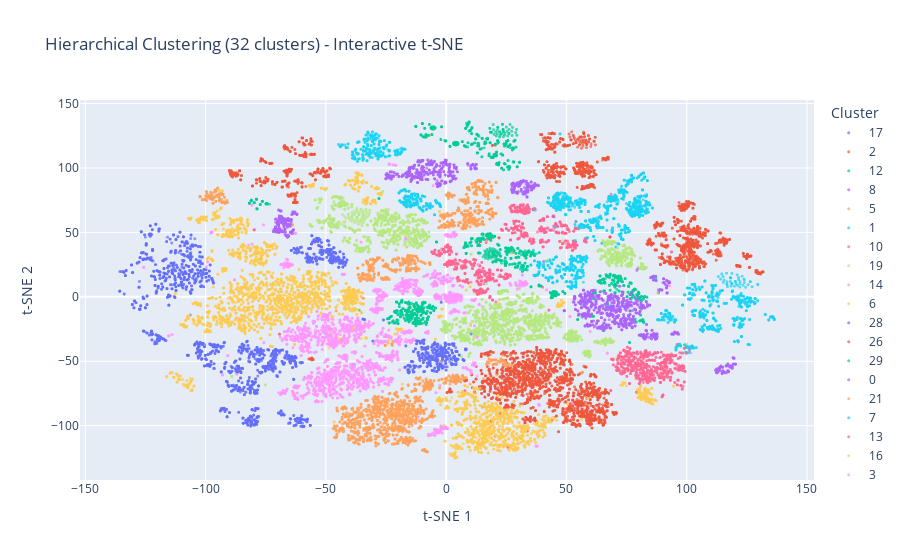

This figure's notebook cell:
### Code cell
# Visualise hierarchical clustering results
plt.figure(figsize=(12, 10))
scatter = plt.scatter(embeddings_tsne[:, 0], embeddings_tsne[:, 1], 
                     c=hierarchical_labels, cmap='tab10', alpha=0.7, s=2)
plt.xlabel('t-SNE 1')
plt.ylabel('t-SNE 2')
plt.title(f'Hierarchical Clustering ({optimal_k} clusters) - t-SNE Visualisation')
plt.colorbar(scatter, label='Cluster')
plt.show()

# Interactive plot
fig = px.scatter(x=embeddings_tsne[:, 0], y=embeddings_tsne[:, 1], 
                color=hierarchical_labels.astype(str),
                hover_data={'article_id': article_ids},
                title=f'Hierarchical Clustering ({optimal_k} clusters) - Interactive t-SNE',
                labels={'x': 't-SNE 1', 'y': 't-SNE 2', 'color': 'Cluster'})
fig.update_traces(marker=dict(size=3, opacity=0.7))
fig.show()

fig.write_html('../../results/clustering/bert_hierarchical_tsne_interactive.html')
print("Hierarchical clustering interactive plot saved")

### Figure 1 — Plotly figure (JSON) as saved in the notebook; plotly's stock layout.template omitted (floating-point values rounded to 4 significant figures; data arrays with more than 128 entries replaced by an {"elided": "..."} marker saying what was removed)
{"data": [{"customdata": {"elided": "1422x1 int values"}, "hovertemplate": "Cluster=17<br>t-SNE 1=%{x}<br>t-SNE 2=%{y}<br>article_id=%{customdata[0]}<extra></extra>", "legendgroup": "17", "marker": {"color": "#636efa", "opacity": 0.7, "size": 3, "symbol": "circle"}, "mode": "markers", "name": "17", "showlegend": true, "type": "scattergl", "x": {"elided": "1422 float values"}, "xaxis": "x", "y": {"elided": "1422 float values"}, "yaxis": "y"}, {"customdata": {"elided": "1948x1 int values"}, "hovertemplate": "Cluster=2<br>t-SNE 1=%{x}<br>t-SNE 2=%{y}<br>article_id=%{customdata[0]}<extra></extra>", "legendgroup": "2", "marker": {"color": "#EF553B", "opacity": 0.7, "size": 3, "symbol": "circle"}, "mode": "markers", "name": "2", "showlegend": true, "type": "scattergl", "x": {"elided": "1948 float values"}, "xaxis": "x", "y": {"elided": "1948 float values"}, "yaxis": "y"}, {"customdata": {"elided": "1264x1 int values"}, "hovertemplate": "Cluster=12<br>t-SNE 1=%{x}<br>t-SNE 2=%{y}<br>article_id=%{customdata[0]}<extra></extra>", "legendgroup": "12", "marker": {"color": "#00cc96", "opacity": 0.7, "size": 3, "symbol": "circle"}, "mode": "markers", "name": "12", "showlegend": true, "type": "scattergl", "x": {"elided": "1264 float values"}, "xaxis": "x", "y": {"elided": "1264 float values"}, "yaxis": "y"}, {"customdata": {"elided": "1399x1 int values"}, "hovertemplate": "Cluster=8<br>t-SNE 1=%{x}<br>t-SNE 2=%{y}<br>article_id=%{customdata[0]}<extra></extra>", "legendgroup": "8", "marker": {"color": "#ab63fa", "opacity": 0.7, "size": 3, "symbol": "circle"}, "mode": "markers", "name": "8", "showlegend": true, "type": "scattergl", "x": {"elided": "1399 float values"}, "xaxis": "x", "y": {"elided": "1399 float values"}, "yaxis": "y"}, {"customdata": {"elided": "1141x1 int values"}, "hovertemplate": "Cluster=5<br>t-SNE 1=%{x}<br>t-SNE 2=%{y}<br>article_id=%{customdata[0]}<extra></extra>", "legendgroup": "5", "marker": {"color": "#FFA15A", "opacity": 0.7, "size": 3, "symbol": "circle"}, "mode": "markers", "name": "5", "showlegend": true, "type": "scattergl", "x": {"elided": "1141 float values"}, "xaxis": "x", "y": {"elided": "1141 float values"}, "yaxis": "y"}, {"customdata": {"elided": "2302x1 int values"}, "hovertemplate": "Cluster=1<br>t-SNE 1=%{x}<br>t-SNE 2=%{y}<br>article_id=%{customdata[0]}<extra></extra>", "legendgroup": "1", "marker": {"color": "#19d3f3", "opacity": 0.7, "size": 3, "symbol": "circle"}, "mode": "markers", "name": "1", "showlegend": true, "type": "scattergl", "x": {"elided": "2302 float values"}, "xaxis": "x", "y": {"elided": "2302 float values"}, "yaxis": "y"}, {"customdata": {"elided": "859x1 int values"}, "hovertemplate": "Cluster=10<br>t-SNE 1=%{x}<br>t-SNE 2=%{y}<br>article_id=%{customdata[0]}<extra></extra>", "legendgroup": "10", "marker": {"color": "#FF6692", "opacity": 0.7, "size": 3, "symbol": "circle"}, "mode": "markers", "name": "10", "showlegend": true, "type": "scattergl", "x": {"elided": "859 float values"}, "xaxis": "x", "y": {"elided": "859 float values"}, "yaxis": "y"}, {"customdata": {"elided": "2357x1 int values"}, "hovertemplate": "Cluster=19<br>t-SNE 1=%{x}<br>t-SNE 2=%{y}<br>article_id=%{customdata[0]}<extra></extra>", "legendgroup": "19", "marker": {"color": "#B6E880", "opacity": 0.7, "size": 3, "symbol": "circle"}, "mode": "markers", "name": "19", "showlegend": true, "type": "scattergl", "x": {"elided": "2357 float values"}, "xaxis": "x", "y": {"elided": "2357 float values"}, "yaxis": "y"}, {"customdata": {"elided": "1066x1 int values"}, "hovertemplate": "Cluster=14<br>t-SNE 1=%{x}<br>t-SNE 2=%{y}<br>article_id=%{customdata[0]}<extra></extra>", "legendgroup": "14", "marker": {"color": "#FF97FF", "opacity": 0.7, "size": 3, "symbol": "circle"}, "mode": "markers", "name": "14", "showlegend": true, "type": "scattergl", "x": {"elided": "1066 float values"}, "xaxis": "x", "y": {"elided": "1066 float values"}, "yaxis": "y"}, {"customdata": {"elided": "3600x1 int values"}, "hovertemplate": "Cluster=6<br>t-SNE 1=%{x}<br>t-SNE 2=%{y}<br>article_id=%{customdata[0]}<extra></extra>", "legendgroup": "6", "marker": {"color": "#FECB52", "opacity": 0.7, "size": 3, "symbol": "circle"}, "mode": "markers", "name": "6", "showlegend": true, "type": "scattergl", "x": {"elided": "3600 float values"}, "xaxis": "x", "y": {"elided": "3600 float values"}, "yaxis": "y"}, {"customdata": {"elided": "1290x1 int values"}, "hovertemplate": "Cluster=28<br>t-SNE 1=%{x}<br>t-SNE 2=%{y}<br>article_id=%{customdata[0]}<extra></extra>", "legendgroup": "28", "marker": {"color": "#636efa", "opacity": 0.7, "size": 3, "symbol": "circle"}, "mode": "markers", "name": "28", "showlegend": true, "type": "scattergl", "x": {"elided": "1290 float values"}, "xaxis": "x", "y": {"elided": "1290 float values"}, "yaxis": "y"}, {"customdata": {"elided": "2878x1 int values"}, "hovertemplate": "Cluster=26<br>t-SNE 1=%{x}<br>t-SNE 2=%{y}<br>article_id=%{customdata[0]}<extra></extra>", "legendgroup": "26", "marker": {"color": "#EF553B", "opacity": 0.7, "size": 3, "symbol": "circle"}, "mode": "markers", "name": "26", "showlegend": true, "type": "scattergl", "x": {"elided": "2878 float values"}, "xaxis": "x", "y": {"elided": "2878 float values"}, "yaxis": "y"}, {"customdata": {"elided": "791x1 int values"}, "hovertemplate": "Cluster=29<br>t-SNE 1=%{x}<br>t-SNE 2=%{y}<br>article_id=%{customdata[0]}<extra></extra>", "legendgroup": "29", "marker": {"color": "#00cc96", "opacity": 0.7, "size": 3, "symbol": "circle"}, "mode": "markers", "name": "29", "showlegend": true, "type": "scattergl", "x": {"elided": "791 float values"}, "xaxis": "x", "y": {"elided": "791 float values"}, "yaxis": "y"}, {"customdata": {"elided": "1193x1 int values"}, "hovertemplate": "Cluster=0<br>t-SNE 1=%{x}<br>t-SNE 2=%{y}<br>article_id=%{customdata[0]}<extra></extra>", "legendgroup": "0", "marker": {"color": "#ab63fa", "opacity": 0.7, "size": 3, "symbol": "circle"}, "mode": "markers", "name": "0", "showlegend": true, "type": "scattergl", "x": {"elided": "1193 float values"}, "xaxis": "x", "y": {"elided": "1193 float values"}, "yaxis": "y"}, {"customdata": {"elided": "662x1 int values"}, "hovertemplate": "Cluster=21<br>t-SNE 1=%{x}<br>t-SNE 2=%{y}<br>article_id=%{customdata[0]}<extra></extra>", "legendgroup": "21", "marker": {"color": "#FFA15A", "opacity": 0.7, "size": 3, "symbol": "circle"}, "mode": "markers", "name": "21", "showlegend": true, "type": "scattergl", "x": {"elided": "662 float values"}, "xaxis": "x", "y": {"elided": "662 float values"}, "yaxis": "y"}, {"customdata": {"elided": "1377x1 int values"}, "hovertemplate": "Cluster=7<br>t-SNE 1=%{x}<br>t-SNE 2=%{y}<br>article_id=%{customdata[0]}<extra></extra>", "legendgroup": "7", "marker": {"color": "#19d3f3", "opacity": 0.7, "size": 3, "symbol": "circle"}, "mode": "markers", "name": "7", "showlegend": true, "type": "scattergl", "x": {"elided": "1377 float values"}, "xaxis": "x", "y": {"elided": "1377 float values"}, "yaxis": "y"}, {"customdata": {"elided": "899x1 int values"}, "hovertemplate": "Cluster=13<br>t-SNE 1=%{x}<br>t-SNE 2=%{y}<br>article_id=%{customdata[0]}<extra></extra>", "legendgroup": "13", "marker": {"color": "#FF6692", "opacity": 0.7, "size": 3, "symbol": "circle"}, "mode": "markers", "name": "13", "showlegend": true, "type": "scattergl", "x": {"elided": "899 float values"}, "xaxis": "x", "y": {"elided": "899 float values"}, "yaxis": "y"}, {"customdata": {"elided": "1661x1 int values"}, "hovertemplate": "Cluster=16<br>t-SNE 1=%{x}<br>t-SNE 2=%{y}<br>article_id=%{customdata[0]}<extra></extra>", "legendgroup": "16", "marker": {"color": "#B6E880", "opacity": 0.7, "size": 3, "symbol": "circle"}, "mode": "markers", "name": "16", "showlegend": true, "type": "scattergl", "x": {"elided": "1661 float values"}, "xaxis": "x", "y": {"elided": "1661 float values"}, "yaxis": "y"}, {"customdata": {"elided": "1869x1 int values"}, "hovertemplate": "Cluster=3<br>t-SNE 1=%{x}<br>t-SNE 2=%{y}<br>article_id=%{customdata[0]}<extra></extra>", "legendgroup": "3", "marker": {"color": "#FF97FF", "opacity": 0.7, "size": 3, "symbol": "circle"}, "mode": "markers", "name": "3", "showlegend": true, "type": "scattergl", "x": {"elided": "1869 float values"}, "xaxis": "x", "y": {"elided": "1869 float values"}, "yaxis": "y"}, {"customdata": {"elided": "1884x1 int values"}, "hovertemplate": "Cluster=25<br>t-SNE 1=%{x}<br>t-SNE 2=%{y}<br>article_id=%{customdata[0]}<extra></extra>", "legendgroup": "25", "marker": {"color": "#FECB52", "opacity": 0.7, "size": 3, "symbol": "circle"}, "mode": "markers", "name": "25", "showlegend": true, "type": "scattergl", "x": {"elided": "1884 float values"}, "xaxis": "x", "y": {"elided": "1884 float values"}, "yaxis": "y"}, {"customdata": {"elided": "1302x1 int values"}, "hovertemplate": "Cluster=9<br>t-SNE 1=%{x}<br>t-SNE 2=%{y}<br>article_id=%{customdata[0]}<extra></extra>", "legendgroup": "9", "marker": {"color": "#636efa", "opacity": 0.7, "size": 3, "symbol": "circle"}, "mode": "markers", "name": "9", "showlegend": true, "type": "scattergl", "x": {"elided": "1302 float values"}, "xaxis": "x", "y": {"elided": "1302 float values"}, "yaxis": "y"}, {"customdata": {"elided": "880x1 int values"}, "hovertemplate": "Cluster=11<br>t-SNE 1=%{x}<br>t-SNE 2=%{y}<br>article_id=%{customdata[0]}<extra></extra>", "legendgroup": "11", "marker": {"color": "#EF553B", "opacity": 0.7, "size": 3, "symbol": "circle"}, "mode": "markers", "name": "11", "showlegend": true, "type": "scattergl", "x": {"elided": "880 float values"}, "xaxis": "x", "y": {"elided": "880 float values"}, "yaxis": "y"}, {"customdata": {"elided": "524x1 int values"}, "hovertemplate": "Cluster=24<br>t-SNE 1=%{x}<br>t-SNE 2=%{y}<br>article_id=%{customdata[0]}<extra></extra>", "legendgroup": "24", "marker": {"color": "#00cc96", "opacity": 0.7, "size": 3, "symbol": "circle"}, "mode": "markers", "name": "24", "showlegend": true, "type": "scattergl", "x": {"elided": "524 float values"}, "xaxis": "x", "y": {"elided": "524 float values"}, "yaxis": "y"}, {"customdata": {"elided": "238x1 int values"}, "hovertemplate": "Cluster=27<br>t-SNE 1=%{x}<br>t-SNE 2=%{y}<br>article_id=%{customdata[0]}<extra></extra>", "legendgroup": "27", "marker": {"color": "#ab63fa", "opacity": 0.7, "size": 3, "symbol": "circle"}, "mode": "markers", "name": "27", "showlegend": true, "type": "scattergl", "x": {"elided": "238 float values"}, "xaxis": "x", "y": {"elided": "238 float values"}, "yaxis": "y"}, {"customdata": {"elided": "2093x1 int values"}, "hovertemplate": "Cluster=15<br>t-SNE 1=%{x}<br>t-SNE 2=%{y}<br>article_id=%{customdata[0]}<extra></extra>", "legendgroup": "15", "marker": {"color": "#FFA15A", "opacity": 0.7, "size": 3, "symbol": "circle"}, "mode": "markers", "name": "15", "showlegend": true, "type": "scattergl", "x": {"elided": "2093 float values"}, "xaxis": "x", "y": {"elided": "2093 float values"}, "yaxis": "y"}, {"customdata": {"elided": "547x1 int values"}, "hovertemplate": "Cluster=31<br>t-SNE 1=%{x}<br>t-SNE 2=%{y}<br>article_id=%{customdata[0]}<extra></extra>", "legendgroup": "31", "marker": {"color": "#19d3f3", "opacity": 0.7, "size": 3, "symbol": "circle"}, "mode": "markers", "name": "31", "showlegend": true, "type": "scattergl", "x": {"elided": "547 float values"}, "xaxis": "x", "y": {"elided": "547 float values"}, "yaxis": "y"}, {"customdata": {"elided": "979x1 int values"}, "hovertemplate": "Cluster=23<br>t-SNE 1=%{x}<br>t-SNE 2=%{y}<br>article_id=%{customdata[0]}<extra></extra>", "legendgroup": "23", "marker": {"color": "#FF6692", "opacity": 0.7, "size": 3, "symbol": "circle"}, "mode": "markers", "name": "23", "showlegend": true, "type": "scattergl", "x": {"elided": "979 float values"}, "xaxis": "x", "y": {"elided": "979 float values"}, "yaxis": "y"}, {"customdata": {"elided": "530x1 int values"}, "hovertemplate": "Cluster=22<br>t-SNE 1=%{x}<br>t-SNE 2=%{y}<br>article_id=%{customdata[0]}<extra></extra>", "legendgroup": "22", "marker": {"color": "#B6E880", "opacity": 0.7, "size": 3, "symbol": "circle"}, "mode": "markers", "name": "22", "showlegend": true, "type": "scattergl", "x": {"elided": "530 float values"}, "xaxis": "x", "y": {"elided": "530 float values"}, "yaxis": "y"}, {"customdata": {"elided": "1527x1 int values"}, "hovertemplate": "Cluster=18<br>t-SNE 1=%{x}<br>t-SNE 2=%{y}<br>article_id=%{customdata[0]}<extra></extra>", "legendgroup": "18", "marker": {"color": "#FF97FF", "opacity": 0.7, "size": 3, "symbol": "circle"}, "mode": "markers", "name": "18", "showlegend": true, "type": "scattergl", "x": {"elided": "1527 float values"}, "xaxis": "x", "y": {"elided": "1527 float values"}, "yaxis": "y"}, {"customdata": {"elided": "892x1 int values"}, "hovertemplate": "Cluster=4<br>t-SNE 1=%{x}<br>t-SNE 2=%{y}<br>article_id=%{customdata[0]}<extra></extra>", "legendgroup": "4", "marker": {"color": "#FECB52", "opacity": 0.7, "size": 3, "symbol": "circle"}, "mode": "markers", "name": "4", "showlegend": true, "type": "scattergl", "x": {"elided": "892 float values"}, "xaxis": "x", "y": {"elided": "892 float values"}, "yaxis": "y"}, {"customdata": {"elided": "538x1 int values"}, "hovertemplate": "Cluster=30<br>t-SNE 1=%{x}<br>t-SNE 2=%{y}<br>article_id=%{customdata[0]}<extra></extra>", "legendgroup": "30", "marker": {"color": "#636efa", "opacity": 0.7, "size": 3, "symbol": "circle"}, "mode": "markers", "name": "30", "showlegend": true, "type": "scattergl", "x": {"elided": "538 float values"}, "xaxis": "x", "y": {"elided": "538 float values"}, "yaxis": "y"}, {"customdata": {"elided": "317x1 int values"}, "hovertemplate": "Cluster=20<br>t-SNE 1=%{x}<br>t-SNE 2=%{y}<br>article_id=%{customdata[0]}<extra></extra>", "legendgroup": "20", "marker": {"color": "#EF553B", "opacity": 0.7, "size": 3, "symbol": "circle"}, "mode": "markers", "name": "20", "showlegend": true, "type": "scattergl", "x": {"elided": "317 float values"}, "xaxis": "x", "y": {"elided": "317 float values"}, "yaxis": "y"}], "layout": {"legend": {"title": {"text": "Cluster"}, "tracegroupgap": 0}, "title": {"text": "Hierarchical Clustering (32 clusters) - Interactive t-SNE"}, "xaxis": {"anchor": "y", "domain": [0, 1], "title": {"text": "t-SNE 1"}}, "yaxis": {"anchor": "x", "domain": [0, 1], "title": {"text": "t-SNE 2"}}}}
